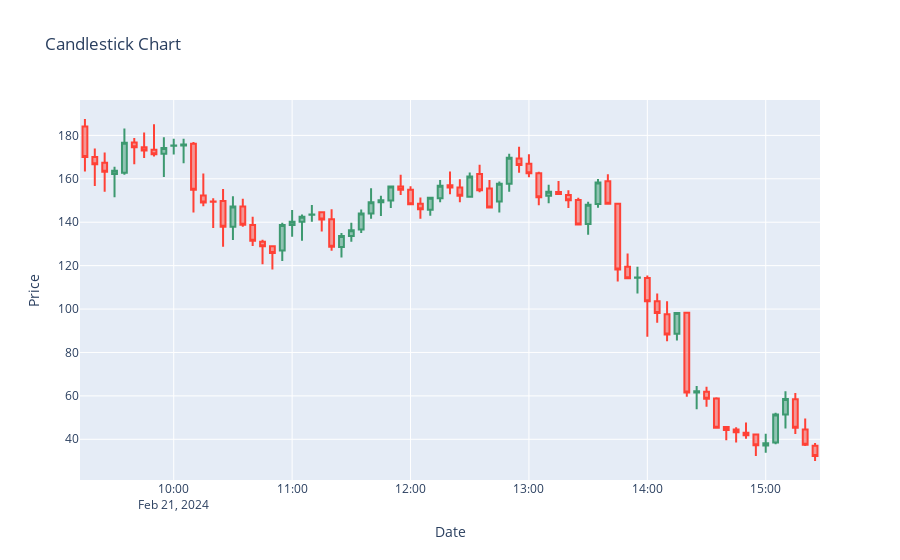

This figure's notebook cell:
### Code cell
import plotly.graph_objects as go
import pandas as pd

# Assuming 'data' is your DataFrame with columns: 'date', 'Open', 'High', 'Low', 'Close'
# Make sure your 'date' column is in datetime format
data = sp_call.copy()
data['date'] = pd.to_datetime(data['date'])

# Create a candlestick chart
fig = go.Figure(data=[go.Candlestick(x=data['date'],
                open=data['Open'],
                high=data['High'],
                low=data['Low'],
                close=data['Close'])])

# Update the layout for a more comprehensive view
fig.update_layout(title='Candlestick Chart',
                  xaxis_title='Date',
                  yaxis_title='Price',
                  xaxis_rangeslider_visible=False)  # Hide the range slider for a cleaner look

# Show the figure
fig.show()
